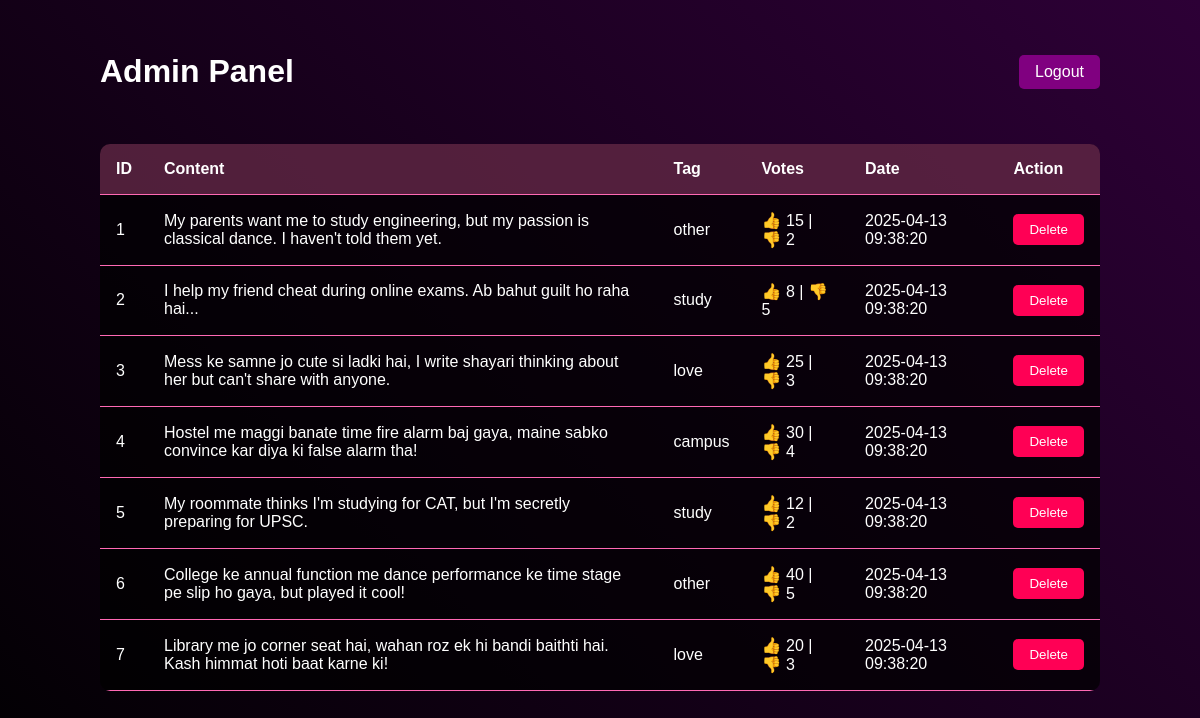
/admin_panel.php (signed in), run on the app's committed database.
### tables this page shows
CREATE TABLE confessions (
    id INT PRIMARY KEY AUTO_INCREMENT,
    content TEXT NOT NULL,
    tag VARCHAR(50) NOT NULL,
    timestamp DATETIME DEFAULT CURRENT_TIMESTAMP,
    upvotes INT DEFAULT 0,
    downvotes INT DEFAULT 0
);

### admin_panel.php (the view, shortened to what this page needs)
<?php
$db = new PDO('mysql:host=localhost;dbname=AVAIA', 'root', '');
$stmt = $db->query('SELECT * FROM confessions ORDER BY timestamp DESC');
$confessions = $stmt->fetchAll();
?>
<!DOCTYPE html>
<html lang="en">
<head>
</head>
<body>
    <div class="container">
        <div class="admin-header">
            <h1>Admin Panel</h1>
            <a href="logout.php" class="logout-btn">Logout</a>
        </div>
        <table class="confession-table">
            <thead>
                <tr>
                    <th>ID</th>
                    <th>Content</th>
                    <th>Tag</th>
                    <th>Votes</th>
                    <th>Date</th>
                    <th>Action</th>
                </tr>
            </thead>
            <tbody>
                <?php foreach ($confessions as $confession): ?>
                <tr>
                    <td><?= $confession['id'] ?></td>
                    <td><?= htmlspecialchars($confession['content']) ?></td>
                    <td><?= htmlspecialchars($confession['tag']) ?></td>
                    <td>👍 <?= $confession['upvotes'] ?> | 👎 <?= $confession['downvotes'] ?></td>
                    <td><?= $confession['timestamp'] ?></td>
                    <td>
                        <form method="POST" style="display: inline;">
                            <button type="submit" name="delete_confession" class="delete-btn">Delete</button>
                        </form>
                    </td>
                </tr>
                <?php endforeach; ?>
            </tbody>
        </table>
    </div>
</body>
</html>

### admin_panel.php (style rules this page uses)
body { background: linear-gradient(45deg, #000000, #2d0036); color: #fff; font-family: 'Arial', sans-serif; margin: 0; min-height: 100vh; padding: 2rem; }
.container { max-width: 1000px; margin: 0 auto; }
.admin-header { display: flex; justify-content: space-between; align-items: center; margin-bottom: 2rem; }
.confession-table { width: 100%; border-collapse: collapse; background: rgba(0, 0, 0, 0.7); border-radius: 10px; overflow: hidden; }
th, td { padding: 1rem; text-align: left; border-bottom: 1px solid #ff69b4; }
th { background: rgba(255, 105, 180, 0.3); }
.delete-btn { background: #ff0055; color: #fff; border: none; padding: 0.5rem 1rem; border-radius: 5px; cursor: pointer; transition: all 0.3s; }
.logout-btn { background: #800080; color: #fff; border: none; padding: 0.5rem 1rem; border-radius: 5px; text-decoration: none; transition: all 0.3s; }

### data on the page
confessions: id "1", content "My parents want me to study engineering, but my passion is classical dance. I haven't told them yet.", tag "other", upvotes "15", downvotes "2", timestamp "2025-04-13 09:38:20"
confessions: id "2", content "I help my friend cheat during online exams. Ab bahut guilt ho raha hai...", tag "study", upvotes "8", downvotes "5", timestamp "2025-04-13 09:38:20"
confessions: id "3", content "Mess ke samne jo cute si ladki hai, I write shayari thinking about her but can't share with anyone.", tag "love", upvotes "25", downvotes "3", timestamp "2025-04-13 09:38:20"
confessions: id "4", content "Hostel me maggi banate time fire alarm baj gaya, maine sabko convince kar diya ki false alarm tha!", tag "campus", upvotes "30", downvotes "4", timestamp "2025-04-13 09:38:20"
confessions: id "5", content "My roommate thinks I'm studying for CAT, but I'm secretly preparing for UPSC.", tag "study", upvotes "12", downvotes "2", timestamp "2025-04-13 09:38:20"
confessions: id "6", content "College ke annual function me dance performance ke time stage pe slip ho gaya, but played it cool!", tag "other", upvotes "40", downvotes "5", timestamp "2025-04-13 09:38:20"
confessions: id "7", content "Library me jo corner seat hai, wahan roz ek hi bandi baithti hai. Kash himmat hoti baat karne ki!", tag "love", upvotes "20", downvotes "3", timestamp "2025-04-13 09:38:20"
